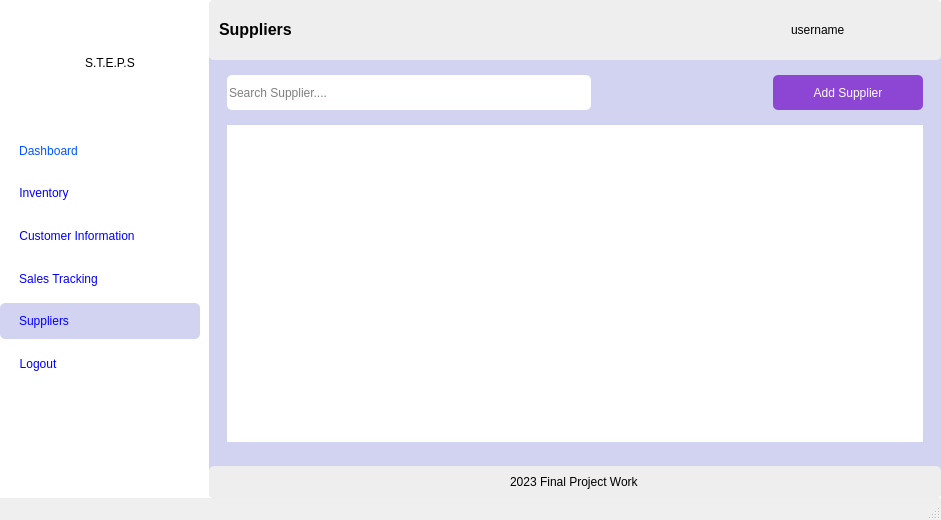
<?xml version="1.0" encoding="UTF-8"?>
<ui version="4.0">
 <class>MainWindow</class>
 <widget class="QMainWindow" name="MainWindow">
  <property name="geometry">
   <rect>
    <x>0</x>
    <y>0</y>
    <width>941</width>
    <height>520</height>
   </rect>
  </property>
  <property name="windowTitle">
   <string>Suppliers</string>
  </property>
  <property name="styleSheet">
   <string notr="true">MainWindow{
	background-color: #ffe135
}</string>
  </property>
  <widget class="QWidget" name="centralwidget">
   <property name="styleSheet">
    <string notr="true">background-color: rgb(255, 255, 255);</string>
   </property>
   <layout class="QHBoxLayout" name="horizontalLayout">
    <property name="spacing">
     <number>9</number>
    </property>
    <property name="leftMargin">
     <number>0</number>
    </property>
    <property name="topMargin">
     <number>0</number>
    </property>
    <property name="rightMargin">
     <number>0</number>
    </property>
    <property name="bottomMargin">
     <number>0</number>
    </property>
    <item>
     <widget class="QWidget" name="widget_2" native="true">
      <property name="minimumSize">
       <size>
        <width>200</width>
        <height>0</height>
       </size>
      </property>
      <property name="maximumSize">
       <size>
        <width>200</width>
        <height>16777215</height>
       </size>
      </property>
      <property name="styleSheet">
       <string notr="true">border-radius: 5px;</string>
      </property>
      <layout class="QVBoxLayout" name="verticalLayout_8">
       <property name="leftMargin">
        <number>0</number>
       </property>
       <property name="topMargin">
        <number>0</number>
       </property>
       <property name="rightMargin">
        <number>0</number>
       </property>
       <property name="bottomMargin">
        <number>0</number>
       </property>
       <item alignment="Qt::AlignTop">
        <widget class="QWidget" name="widget_3" native="true">
         <property name="sizePolicy">
          <sizepolicy hsizetype="Preferred" vsizetype="Maximum">
           <horstretch>0</horstretch>
           <verstretch>0</verstretch>
          </sizepolicy>
         </property>
         <property name="minimumSize">
          <size>
           <width>200</width>
           <height>400</height>
          </size>
         </property>
         <property name="maximumSize">
          <size>
           <width>200</width>
           <height>800</height>
          </size>
         </property>
         <property name="styleSheet">
          <string notr="true">border-radius: 5px;</string>
         </property>
         <layout class="QVBoxLayout" name="verticalLayout">
          <property name="leftMargin">
           <number>0</number>
          </property>
          <property name="topMargin">
           <number>0</number>
          </property>
          <property name="rightMargin">
           <number>0</number>
          </property>
          <property name="bottomMargin">
           <number>0</number>
          </property>
          <item>
           <widget class="QWidget" name="widget" native="true">
            <property name="sizePolicy">
             <sizepolicy hsizetype="Expanding" vsizetype="Expanding">
              <horstretch>0</horstretch>
              <verstretch>0</verstretch>
             </sizepolicy>
            </property>
            <property name="maximumSize">
             <size>
              <width>16777215</width>
              <height>90</height>
             </size>
            </property>
            <property name="styleSheet">
             <string notr="true"/>
            </property>
            <layout class="QHBoxLayout" name="horizontalLayout_4">
             <item>
              <widget class="QLabel" name="label_2">
               <property name="sizePolicy">
                <sizepolicy hsizetype="Maximum" vsizetype="Maximum">
                 <horstretch>0</horstretch>
                 <verstretch>0</verstretch>
                </sizepolicy>
               </property>
               <property name="maximumSize">
                <size>
                 <width>70</width>
                 <height>70</height>
                </size>
               </property>
               <property name="text">
                <string/>
               </property>
               <property name="pixmap">
                <pixmap>../icons/point-of-sale.png</pixmap>
               </property>
               <property name="scaledContents">
                <bool>true</bool>
               </property>
              </widget>
             </item>
             <item>
              <widget class="QLabel" name="label">
               <property name="styleSheet">
                <string notr="true">font: 81 16pt &quot;Open Sans ExtraBold&quot;;</string>
               </property>
               <property name="text">
                <string>S.T.E.P.S</string>
               </property>
              </widget>
             </item>
            </layout>
           </widget>
          </item>
          <item>
           <widget class="QWidget" name="widget_6" native="true">
            <property name="maximumSize">
             <size>
              <width>16777215</width>
              <height>250</height>
             </size>
            </property>
            <layout class="QVBoxLayout" name="verticalLayout_12">
             <property name="leftMargin">
              <number>0</number>
             </property>
             <property name="topMargin">
              <number>0</number>
             </property>
             <property name="rightMargin">
              <number>0</number>
             </property>
             <property name="bottomMargin">
              <number>0</number>
             </property>
             <item>
              <widget class="QWidget" name="widget_12" native="true">
               <property name="maximumSize">
                <size>
                 <width>16777215</width>
                 <height>50</height>
                </size>
               </property>
               <property name="styleSheet">
                <string notr="true"/>
               </property>
               <layout class="QVBoxLayout" name="verticalLayout_21">
                <property name="leftMargin">
                 <number>19</number>
                </property>
                <property name="topMargin">
                 <number>0</number>
                </property>
                <property name="rightMargin">
                 <number>0</number>
                </property>
                <property name="bottomMargin">
                 <number>0</number>
                </property>
                <item alignment="Qt::AlignLeft">
                 <widget class="QPushButton" name="dashboard">
                  <property name="sizePolicy">
                   <sizepolicy hsizetype="Minimum" vsizetype="Expanding">
                    <horstretch>0</horstretch>
                    <verstretch>0</verstretch>
                   </sizepolicy>
                  </property>
                  <property name="styleSheet">
                   <string notr="true">font: 75 10pt &quot;MS Shell Dlg 2&quot;;
color: rgb(0, 85, 255);</string>
                  </property>
                  <property name="text">
                   <string>Dashboard</string>
                  </property>
                  <property name="icon">
                   <iconset>
                    <normaloff>../icons/dashboard-report-icon.png</normaloff>../icons/dashboard-report-icon.png</iconset>
                  </property>
                 </widget>
                </item>
               </layout>
              </widget>
             </item>
             <item>
              <widget class="QWidget" name="widget_20" native="true">
               <property name="maximumSize">
                <size>
                 <width>16777215</width>
                 <height>40</height>
                </size>
               </property>
               <layout class="QVBoxLayout" name="verticalLayout_22">
                <property name="leftMargin">
                 <number>19</number>
                </property>
                <property name="topMargin">
                 <number>0</number>
                </property>
                <property name="rightMargin">
                 <number>0</number>
                </property>
                <property name="bottomMargin">
                 <number>0</number>
                </property>
                <item alignment="Qt::AlignLeft">
                 <widget class="QPushButton" name="products">
                  <property name="sizePolicy">
                   <sizepolicy hsizetype="Expanding" vsizetype="Expanding">
                    <horstretch>0</horstretch>
                    <verstretch>0</verstretch>
                   </sizepolicy>
                  </property>
                  <property name="minimumSize">
                   <size>
                    <width>0</width>
                    <height>0</height>
                   </size>
                  </property>
                  <property name="styleSheet">
                   <string notr="true">font: 75 10pt &quot;MS Shell Dlg 2&quot;;
color: rgb(0, 0, 255);</string>
                  </property>
                  <property name="text">
                   <string>Inventory</string>
                  </property>
                  <property name="icon">
                   <iconset>
                    <normaloff>../icons/groceries-icon.png</normaloff>../icons/groceries-icon.png</iconset>
                  </property>
                 </widget>
                </item>
               </layout>
              </widget>
             </item>
             <item>
              <widget class="QWidget" name="widget_22" native="true">
               <property name="maximumSize">
                <size>
                 <width>16777215</width>
                 <height>40</height>
                </size>
               </property>
               <property name="styleSheet">
                <string notr="true"/>
               </property>
               <layout class="QVBoxLayout" name="verticalLayout_23">
                <property name="leftMargin">
                 <number>19</number>
                </property>
                <property name="topMargin">
                 <number>0</number>
                </property>
                <property name="rightMargin">
                 <number>0</number>
                </property>
                <property name="bottomMargin">
                 <number>0</number>
                </property>
                <item alignment="Qt::AlignLeft">
                 <widget class="QPushButton" name="customers">
                  <property name="sizePolicy">
                   <sizepolicy hsizetype="Minimum" vsizetype="Expanding">
                    <horstretch>0</horstretch>
                    <verstretch>0</verstretch>
                   </sizepolicy>
                  </property>
                  <property name="styleSheet">
                   <string notr="true">font: 75 10pt &quot;MS Shell Dlg 2&quot;;
color: rgb(0, 0, 255);</string>
                  </property>
                  <property name="text">
                   <string>Customer Information</string>
                  </property>
                  <property name="icon">
                   <iconset>
                    <normaloff>../icons/followers-friends-icon.png</normaloff>../icons/followers-friends-icon.png</iconset>
                  </property>
                 </widget>
                </item>
               </layout>
              </widget>
             </item>
             <item>
              <widget class="QWidget" name="widget_21" native="true">
               <property name="maximumSize">
                <size>
                 <width>16777215</width>
                 <height>40</height>
                </size>
               </property>
               <layout class="QVBoxLayout" name="verticalLayout_24">
                <property name="leftMargin">
                 <number>19</number>
                </property>
                <property name="topMargin">
                 <number>0</number>
                </property>
                <property name="rightMargin">
                 <number>0</number>
                </property>
                <property name="bottomMargin">
                 <number>0</number>
                </property>
                <item alignment="Qt::AlignLeft">
                 <widget class="QPushButton" name="cart">
                  <property name="sizePolicy">
                   <sizepolicy hsizetype="Minimum" vsizetype="Expanding">
                    <horstretch>0</horstretch>
                    <verstretch>0</verstretch>
                   </sizepolicy>
                  </property>
                  <property name="styleSheet">
                   <string notr="true">font: 75 10pt &quot;MS Shell Dlg 2&quot;;
color: rgb(0, 0, 255);</string>
                  </property>
                  <property name="text">
                   <string>Sales Tracking</string>
                  </property>
                  <property name="icon">
                   <iconset>
                    <normaloff>../icons/order-placed-purchased-icon.png</normaloff>../icons/order-placed-purchased-icon.png</iconset>
                  </property>
                 </widget>
                </item>
               </layout>
              </widget>
             </item>
             <item>
              <widget class="QWidget" name="widget_14" native="true">
               <property name="styleSheet">
                <string notr="true">background-color: rgb(210, 210, 241);</string>
               </property>
               <layout class="QVBoxLayout" name="verticalLayout_13">
                <property name="leftMargin">
                 <number>19</number>
                </property>
                <property name="topMargin">
                 <number>0</number>
                </property>
                <property name="rightMargin">
                 <number>0</number>
                </property>
                <property name="bottomMargin">
                 <number>0</number>
                </property>
                <item alignment="Qt::AlignLeft">
                 <widget class="QPushButton" name="suppliers">
                  <property name="sizePolicy">
                   <sizepolicy hsizetype="Expanding" vsizetype="Expanding">
                    <horstretch>0</horstretch>
                    <verstretch>0</verstretch>
                   </sizepolicy>
                  </property>
                  <property name="styleSheet">
                   <string notr="true">font: 75 10pt &quot;MS Shell Dlg 2&quot;;
color: rgb(0, 0, 255);</string>
                  </property>
                  <property name="text">
                   <string>Suppliers</string>
                  </property>
                  <property name="icon">
                   <iconset>
                    <normaloff>../icons/hotel-supplier.png</normaloff>../icons/hotel-supplier.png</iconset>
                  </property>
                 </widget>
                </item>
               </layout>
              </widget>
             </item>
             <item>
              <widget class="QWidget" name="widget_23" native="true">
               <property name="maximumSize">
                <size>
                 <width>16777215</width>
                 <height>40</height>
                </size>
               </property>
               <layout class="QVBoxLayout" name="verticalLayout_25">
                <property name="leftMargin">
                 <number>19</number>
                </property>
                <property name="topMargin">
                 <number>0</number>
                </property>
                <property name="rightMargin">
                 <number>0</number>
                </property>
                <property name="bottomMargin">
                 <number>0</number>
                </property>
                <item alignment="Qt::AlignLeft">
                 <widget class="QPushButton" name="logout">
                  <property name="sizePolicy">
                   <sizepolicy hsizetype="Minimum" vsizetype="Expanding">
                    <horstretch>0</horstretch>
                    <verstretch>0</verstretch>
                   </sizepolicy>
                  </property>
                  <property name="styleSheet">
                   <string notr="true">font: 75 10pt &quot;MS Shell Dlg 2&quot;;
color: rgb(0, 0, 255);</string>
                  </property>
                  <property name="text">
                   <string>Logout</string>
                  </property>
                  <property name="icon">
                   <iconset>
                    <normaloff>../icons/sign-out-icon.png</normaloff>../icons/sign-out-icon.png</iconset>
                  </property>
                 </widget>
                </item>
               </layout>
              </widget>
             </item>
            </layout>
           </widget>
          </item>
         </layout>
        </widget>
       </item>
      </layout>
     </widget>
    </item>
    <item>
     <widget class="QWidget" name="widget_9" native="true">
      <property name="styleSheet">
       <string notr="true">background-color: rgb(210, 210, 241);
border-radius: 5px;</string>
      </property>
      <layout class="QVBoxLayout" name="verticalLayout_9">
       <property name="leftMargin">
        <number>0</number>
       </property>
       <property name="topMargin">
        <number>0</number>
       </property>
       <property name="rightMargin">
        <number>0</number>
       </property>
       <property name="bottomMargin">
        <number>0</number>
       </property>
       <item>
        <widget class="QWidget" name="widget_5" native="true">
         <property name="minimumSize">
          <size>
           <width>0</width>
           <height>60</height>
          </size>
         </property>
         <property name="styleSheet">
          <string notr="true">background-color: rgb(238, 238, 238);</string>
         </property>
         <layout class="QHBoxLayout" name="horizontalLayout_3">
          <property name="leftMargin">
           <number>0</number>
          </property>
          <property name="topMargin">
           <number>0</number>
          </property>
          <property name="rightMargin">
           <number>0</number>
          </property>
          <property name="bottomMargin">
           <number>0</number>
          </property>
          <item>
           <widget class="QLabel" name="label_3">
            <property name="styleSheet">
             <string notr="true">font: 81 8pt &quot;Open Sans ExtraBold&quot;;</string>
            </property>
            <property name="text">
             <string>&lt;html&gt;&lt;head/&gt;&lt;body&gt;&lt;p&gt;&lt;span style=&quot; font-size:12pt; font-weight:600;&quot;&gt;Suppliers&lt;/span&gt;&lt;/p&gt;&lt;/body&gt;&lt;/html&gt;</string>
            </property>
            <property name="margin">
             <number>9</number>
            </property>
            <property name="indent">
             <number>10</number>
            </property>
           </widget>
          </item>
          <item>
           <widget class="QLabel" name="image">
            <property name="minimumSize">
             <size>
              <width>45</width>
              <height>45</height>
             </size>
            </property>
            <property name="maximumSize">
             <size>
              <width>50</width>
              <height>50</height>
             </size>
            </property>
            <property name="styleSheet">
             <string notr="true">border-radius: 50% !important;</string>
            </property>
            <property name="text">
             <string/>
            </property>
            <property name="pixmap">
             <pixmap>../../../../../Pictures/dall-e-2.jpg</pixmap>
            </property>
            <property name="scaledContents">
             <bool>true</bool>
            </property>
           </widget>
          </item>
          <item>
           <widget class="QLabel" name="username">
            <property name="minimumSize">
             <size>
              <width>0</width>
              <height>0</height>
             </size>
            </property>
            <property name="maximumSize">
             <size>
              <width>150</width>
              <height>16777215</height>
             </size>
            </property>
            <property name="styleSheet">
             <string notr="true">font: 12pt &quot;Lucida Sans Unicode&quot;;</string>
            </property>
            <property name="text">
             <string>username</string>
            </property>
           </widget>
          </item>
         </layout>
        </widget>
       </item>
       <item>
        <widget class="QWidget" name="widget_10" native="true">
         <property name="sizePolicy">
          <sizepolicy hsizetype="Expanding" vsizetype="Expanding">
           <horstretch>0</horstretch>
           <verstretch>0</verstretch>
          </sizepolicy>
         </property>
         <property name="minimumSize">
          <size>
           <width>475</width>
           <height>198</height>
          </size>
         </property>
         <layout class="QVBoxLayout" name="verticalLayout_6">
          <item>
           <widget class="QWidget" name="widget_25" native="true">
            <property name="sizePolicy">
             <sizepolicy hsizetype="Preferred" vsizetype="Expanding">
              <horstretch>0</horstretch>
              <verstretch>0</verstretch>
             </sizepolicy>
            </property>
            <property name="maximumSize">
             <size>
              <width>16777215</width>
              <height>35</height>
             </size>
            </property>
            <layout class="QHBoxLayout" name="horizontalLayout_2">
             <property name="leftMargin">
              <number>9</number>
             </property>
             <property name="topMargin">
              <number>0</number>
             </property>
             <property name="rightMargin">
              <number>9</number>
             </property>
             <property name="bottomMargin">
              <number>0</number>
             </property>
             <item>
              <widget class="QWidget" name="widget_4" native="true">
               <layout class="QVBoxLayout" name="verticalLayout_5">
                <property name="leftMargin">
                 <number>0</number>
                </property>
                <property name="topMargin">
                 <number>0</number>
                </property>
                <property name="rightMargin">
                 <number>0</number>
                </property>
                <property name="bottomMargin">
                 <number>0</number>
                </property>
                <item>
                 <widget class="QLineEdit" name="search">
                  <property name="sizePolicy">
                   <sizepolicy hsizetype="Expanding" vsizetype="Expanding">
                    <horstretch>0</horstretch>
                    <verstretch>0</verstretch>
                   </sizepolicy>
                  </property>
                  <property name="maximumSize">
                   <size>
                    <width>364</width>
                    <height>35</height>
                   </size>
                  </property>
                  <property name="styleSheet">
                   <string notr="true">background-color: rgb(255, 255, 255);
font: 10pt &quot;Open Sans&quot;;</string>
                  </property>
                  <property name="placeholderText">
                   <string>Search Supplier....</string>
                  </property>
                 </widget>
                </item>
               </layout>
              </widget>
             </item>
             <item>
              <widget class="QWidget" name="widget_11" native="true">
               <property name="sizePolicy">
                <sizepolicy hsizetype="Expanding" vsizetype="Preferred">
                 <horstretch>0</horstretch>
                 <verstretch>0</verstretch>
                </sizepolicy>
               </property>
               <property name="maximumSize">
                <size>
                 <width>120</width>
                 <height>16777215</height>
                </size>
               </property>
               <layout class="QVBoxLayout" name="verticalLayout_7">
                <property name="leftMargin">
                 <number>0</number>
                </property>
                <property name="topMargin">
                 <number>0</number>
                </property>
                <property name="rightMargin">
                 <number>0</number>
                </property>
                <property name="bottomMargin">
                 <number>0</number>
                </property>
               </layout>
              </widget>
             </item>
             <item>
              <widget class="QWidget" name="widget_8" native="true">
               <property name="maximumSize">
                <size>
                 <width>150</width>
                 <height>16777215</height>
                </size>
               </property>
               <layout class="QVBoxLayout" name="verticalLayout_4">
                <property name="spacing">
                 <number>6</number>
                </property>
                <property name="leftMargin">
                 <number>0</number>
                </property>
                <property name="topMargin">
                 <number>0</number>
                </property>
                <property name="rightMargin">
                 <number>0</number>
                </property>
                <property name="bottomMargin">
                 <number>0</number>
                </property>
               </layout>
              </widget>
             </item>
             <item>
              <widget class="QWidget" name="widget_7" native="true">
               <property name="maximumSize">
                <size>
                 <width>150</width>
                 <height>16777215</height>
                </size>
               </property>
               <layout class="QVBoxLayout" name="verticalLayout_3">
                <property name="leftMargin">
                 <number>0</number>
                </property>
                <property name="topMargin">
                 <number>0</number>
                </property>
                <property name="rightMargin">
                 <number>0</number>
                </property>
                <property name="bottomMargin">
                 <number>0</number>
                </property>
                <item>
                 <widget class="QPushButton" name="add_new_cat_2">
                  <property name="sizePolicy">
                   <sizepolicy hsizetype="Expanding" vsizetype="Expanding">
                    <horstretch>0</horstretch>
                    <verstretch>0</verstretch>
                   </sizepolicy>
                  </property>
                  <property name="maximumSize">
                   <size>
                    <width>150</width>
                    <height>50</height>
                   </size>
                  </property>
                  <property name="styleSheet">
                   <string notr="true">background-color: rgb(141, 70, 212);
color: rgb(255, 255, 255);
font: 75 11pt &quot;Open Sans Extrabold&quot;;</string>
                  </property>
                  <property name="text">
                   <string>Add Supplier</string>
                  </property>
                  <property name="icon">
                   <iconset>
                    <normaloff>../icons/supplier.png</normaloff>../icons/supplier.png</iconset>
                  </property>
                  <property name="iconSize">
                   <size>
                    <width>32</width>
                    <height>22</height>
                   </size>
                  </property>
                 </widget>
                </item>
               </layout>
              </widget>
             </item>
            </layout>
           </widget>
          </item>
          <item>
           <widget class="QFrame" name="frame_7">
            <property name="sizePolicy">
             <sizepolicy hsizetype="Preferred" vsizetype="Expanding">
              <horstretch>0</horstretch>
              <verstretch>0</verstretch>
             </sizepolicy>
            </property>
            <layout class="QVBoxLayout" name="verticalLayout_10">
             <item>
              <widget class="QTableWidget" name="suppliers_table">
               <property name="font">
                <font>
                 <family>Open Sans ExtraBold</family>
                 <pointsize>10</pointsize>
                 <weight>75</weight>
                 <bold>true</bold>
                </font>
               </property>
               <property name="cursor" stdset="0">
                <cursorShape>PointingHandCursor</cursorShape>
               </property>
               <property name="autoFillBackground">
                <bool>true</bool>
               </property>
               <property name="styleSheet">
                <string notr="true">background-color: rgb(255, 255, 255);</string>
               </property>
              </widget>
             </item>
            </layout>
           </widget>
          </item>
         </layout>
        </widget>
       </item>
       <item>
        <widget class="QWidget" name="widget_13" native="true">
         <property name="styleSheet">
          <string notr="true">background-color: rgb(238, 238, 238);</string>
         </property>
         <layout class="QVBoxLayout" name="verticalLayout_2">
          <item alignment="Qt::AlignHCenter">
           <widget class="QLabel" name="label_8">
            <property name="text">
             <string>2023 Final Project Work</string>
            </property>
           </widget>
          </item>
         </layout>
        </widget>
       </item>
      </layout>
     </widget>
    </item>
   </layout>
  </widget>
  <widget class="QStatusBar" name="statusbar"/>
  <widget class="QMenuBar" name="menubar">
   <property name="geometry">
    <rect>
     <x>0</x>
     <y>0</y>
     <width>941</width>
     <height>21</height>
    </rect>
   </property>
  </widget>
 </widget>
 <resources>
  <include location="../resources.qrc"/>
 </resources>
 <connections/>
</ui>
